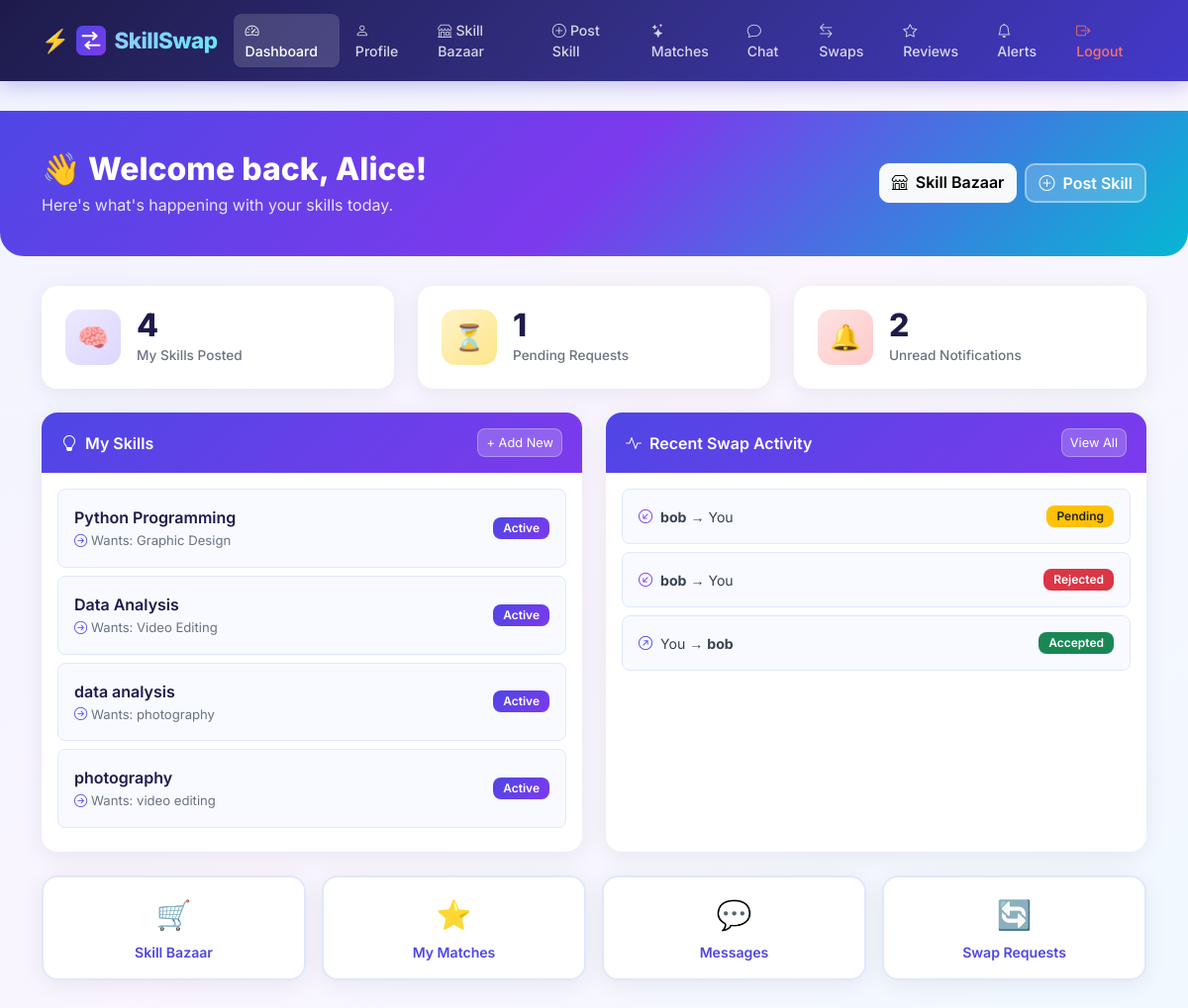
The app's page /dashboard/ (signed in) with its own data.
### core/models.py (models this page shows, shortened)
class Skill(models.Model):
    user = models.ForeignKey(User, on_delete=models.CASCADE, related_name='skills')
    name = models.CharField(max_length=100)
    description = models.TextField(blank=True)
    skill_wanted = models.CharField(max_length=100, blank=True)
    is_active = models.BooleanField(default=True)
    teaser_video = models.FileField(upload_to='skill_videos/', blank=True, null=True)
    created_at = models.DateTimeField(auto_now_add=True)

class SwapRequest(models.Model):
    STATUS_CHOICES = [
        ('pending', 'Pending'),
        ('accepted', 'Accepted'),
        ('rejected', 'Rejected'),
    ]
    from_user = models.ForeignKey(User, on_delete=models.CASCADE, related_name='sent_requests')
    to_user = models.ForeignKey(User, on_delete=models.CASCADE, related_name='received_requests')
    skill_offered = models.ForeignKey(Skill, on_delete=models.CASCADE, related_name='offered_in')
    skill_wanted_text = models.CharField(max_length=100, blank=True)
    status = models.CharField(max_length=10, choices=STATUS_CHOICES, default='pending')
    created_at = models.DateTimeField(auto_now_add=True)

### core/views.py (the view)
# urls.py: path('dashboard/', views.dashboard_view, name='dashboard'),
@login_required
def dashboard_view(request):
    create_profile_if_missing(request.user)
    my_skills = Skill.objects.filter(user=request.user, is_active=True)
    pending_requests = SwapRequest.objects.filter(to_user=request.user, status='pending').count()
    unread_notifications = Notification.objects.filter(user=request.user, is_read=False).count()
    recent_activity = SwapRequest.objects.filter(
        Q(from_user=request.user) | Q(to_user=request.user)
    ).order_by('-created_at')[:5]
    return render(request, 'dashboard.html', {
        'my_skills': my_skills,
        'pending_requests': pending_requests,
        'unread_notifications': unread_notifications,
        'recent_activity': recent_activity,
    })

### core/views.py (called while the page is built)
def create_profile_if_missing(user):
    UserProfile.objects.get_or_create(user=user)

### templates/dashboard.html (shortened to what this page needs)
{% extends 'base.html' %}
{% block nav_dashboard %}active{% endblock %}
{% block content %}
<div class="page-header">
  <div class="container">
    <div class="d-flex align-items-center justify-content-between flex-wrap gap-3">
      <div>
        <h1 class="mb-1">👋 Welcome back, {{ request.user.first_name|default:request.user.username }}!</h1>
        <p class="mb-0" style="opacity:0.85;">Here's what's happening with your skills today.</p>
      </div>
      <div class="d-flex gap-2">
        <a href="{% url 'marketplace' %}" class="btn btn-light fw-600" style="border-radius:10px; font-weight:600;">
          <i class="bi bi-shop me-1"></i> Skill Bazaar
        </a>
        <a href="{% url 'post_skill' %}" class="btn fw-600" style="background:rgba(255,255,255,0.2); color:white; border:2px solid rgba(255,255,255,0.4); border-radius:10px; font-weight:600;">
          <i class="bi bi-plus-circle me-1"></i> Post Skill
        </a>
      </div>
    </div>
  </div>
</div>
<div class="container">
  <div class="row g-4 mb-4">
    <div class="col-md-4">
      <div class="card p-4">
        <div class="d-flex align-items-center gap-3">
          <div style="width:56px;height:56px;border-radius:14px;background:linear-gradient(135deg,#ede9fe,#ddd6fe);display:flex;align-items:center;justify-content:center;font-size:1.6rem;">🧠</div>
          <div>
            <div style="font-size:2rem;font-weight:800;color:#1e1b4b;line-height:1;">{{ my_skills.count }}</div>
            <div style="font-size:0.85rem;color:#6b7280;font-weight:500;margin-top:4px;">My Skills Posted</div>
          </div>
        </div>
      </div>
    </div>
    <div class="col-md-4">
      <div class="card p-4">
        <div class="d-flex align-items-center gap-3">
          <div style="width:56px;height:56px;border-radius:14px;background:linear-gradient(135deg,#fef3c7,#fde68a);display:flex;align-items:center;justify-content:center;font-size:1.6rem;">⏳</div>
          <div>
            <div style="font-size:2rem;font-weight:800;color:#1e1b4b;line-height:1;">{{ pending_requests }}</div>
            <div style="font-size:0.85rem;color:#6b7280;font-weight:500;margin-top:4px;">Pending Requests</div>
          </div>
        </div>
      </div>
    </div>
    <div class="col-md-4">
      <div class="card p-4">
        <div class="d-flex align-items-center gap-3">
          <div style="width:56px;height:56px;border-radius:14px;background:linear-gradient(135deg,#fee2e2,#fecaca);display:flex;align-items:center;justify-content:center;font-size:1.6rem;">🔔</div>
          <div>
            <div style="font-size:2rem;font-weight:800;color:#1e1b4b;line-height:1;">{{ unread_notifications }}</div>
            <div style="font-size:0.85rem;color:#6b7280;font-weight:500;margin-top:4px;">Unread Notifications</div>
          </div>
        </div>
      </div>
    </div>
  </div>
  <div class="row g-4">
    <div class="col-md-6">
      <div class="card h-100">
        <div class="card-header d-flex align-items-center justify-content-between">
          <span><i class="bi bi-lightbulb me-2"></i>My Skills</span>
          <a href="{% url 'post_skill' %}" class="btn btn-sm" style="background:rgba(255,255,255,0.2);color:white;border-radius:8px;font-size:0.8rem;border:1px solid rgba(255,255,255,0.3);">
            + Add New
          </a>
        </div>
        <div class="card-body">
          {% if my_skills %}
            {% for skill in my_skills %}
            <div class="d-flex justify-content-between align-items-center p-3 rounded-3 mb-2" style="background:#f8faff;border:1.5px solid #e0e7ff;">
              <div>
                <div style="font-weight:600;color:#1e1b4b;">{{ skill.name }}</div>
                {% if skill.skill_wanted %}
                <div style="font-size:0.82rem;color:#6b7280;margin-top:2px;">
                  <i class="bi bi-arrow-right-circle me-1" style="color:#4f46e5;"></i>Wants: {{ skill.skill_wanted }}
                </div>
                {% endif %}
              </div>
              <span class="badge" style="background:linear-gradient(135deg,#4f46e5,#7c3aed);font-size:0.75rem;">Active</span>
            </div>
            {% endfor %}
          {% else %}
            <div class="text-center py-4">
              <div style="font-size:2.5rem;margin-bottom:8px;">🎯</div>
              <p class="text-muted mb-3">You haven't posted any skills yet.</p>
              <a href="{% url 'post_skill' %}" class="btn btn-primary btn-sm">Post Your First Skill</a>
            </div>
          {% endif %}
        </div>
      </div>
    </div>
    <div class="col-md-6">
      <div class="card h-100">
        <div class="card-header d-flex align-items-center justify-content-between">
          <span><i class="bi bi-activity me-2"></i>Recent Swap Activity</span>
          <a href="{% url 'swap_requests' %}" class="btn btn-sm" style="background:rgba(255,255,255,0.2);color:white;border-radius:8px;font-size:0.8rem;border:1px solid rgba(255,255,255,0.3);">
            View All
          </a>
        </div>
        <div class="card-body">
          {% if recent_activity %}
            {% for swap in recent_activity %}
            <div class="p-3 rounded-3 mb-2" style="background:#f8faff;border:1.5px solid #e0e7ff;">
              <div class="d-flex justify-content-between align-items-center">
                <div style="font-size:0.88rem;color:#374151;">
                  {% if swap.from_user == request.user %}
                    <i class="bi bi-arrow-up-right-circle me-1" style="color:#4f46e5;"></i>
                    You → <strong>{{ swap.to_user.username }}</strong>
                  {% else %}
                    <i class="bi bi-arrow-down-left-circle me-1" style="color:#7c3aed;"></i>
                    <strong>{{ swap.from_user.username }}</strong> → You
                  {% endif %}
                </div>
                <span class="badge {% if swap.status == 'accepted' %}bg-success{% elif swap.status == 'rejected' %}bg-danger{% else %}bg-warning text-dark{% endif %}" style="border-radius:8px;font-size:0.75rem;">
                  {{ swap.status|capfirst }}
                </span>
              </div>
            </div>
            {% endfor %}
          {% else %}
            <div class="text-center py-4">
              <div style="font-size:2.5rem;margin-bottom:8px;">🔄</div>
              <p class="text-muted mb-3">No swap activity yet.</p>
              <a href="{% url 'marketplace' %}" class="btn btn-outline-primary btn-sm">Browse Skill Bazaar</a>
            </div>
          {% endif %}
        </div>
      </div>
    </div>
  </div>
  <div class="row g-3 mt-2 mb-4">
    <div class="col-6 col-md-3">
      <a href="{% url 'marketplace' %}" class="card text-center p-3 text-decoration-none" style="border:2px solid #e0e7ff;">
        <div style="font-size:1.8rem;">🛒</div>
        <div style="font-weight:600;color:#4f46e5;font-size:0.88rem;margin-top:6px;">Skill Bazaar</div>
      </a>
    </div>
    <div class="col-6 col-md-3">
      <a href="{% url 'matches' %}" class="card text-center p-3 text-decoration-none" style="border:2px solid #e0e7ff;">
        <div style="font-size:1.8rem;">⭐</div>
        <div style="font-weight:600;color:#4f46e5;font-size:0.88rem;margin-top:6px;">My Matches</div>
      </a>
    </div>
    <div class="col-6 col-md-3">
      <a href="{% url 'chat_list' %}" class="card text-center p-3 text-decoration-none" style="border:2px solid #e0e7ff;">
        <div style="font-size:1.8rem;">💬</div>
        <div style="font-weight:600;color:#4f46e5;font-size:0.88rem;margin-top:6px;">Messages</div>
      </a>
    </div>
    <div class="col-6 col-md-3">
      <a href="{% url 'swap_requests' %}" class="card text-center p-3 text-decoration-none" style="border:2px solid #e0e7ff;">
        <div style="font-size:1.8rem;">🔄</div>
        <div style="font-weight:600;color:#4f46e5;font-size:0.88rem;margin-top:6px;">Swap Requests</div>
      </a>
    </div>
  </div>
</div>
{% endblock %}

### templates/base.html (style rules this page uses)
* { font-family: 'Inter', sans-serif; }
body { background: linear-gradient(135deg, #f0f4ff 0%, #faf5ff 50%, #f0f9ff 100%); min-height: 100vh; }
.card { border: none; border-radius: 16px; box-shadow: 0 4px 24px rgba(0,0,0,0.07); transition: transform 0.2s ease, box-shadow 0.2s ease; background: #ffffff; }
.card-header { background: linear-gradient(135deg, #4f46e5, #7c3aed); color: white; border-radius: 16px 16px 0 0 !important; font-weight: 600; padding: 16px 20px; border: none; }
.badge { border-radius: 8px; font-weight: 600; padding: 5px 10px; }
.page-header { background: linear-gradient(135deg, #4f46e5 0%, #7c3aed 50%, #06b6d4 100%); color: white; padding: 40px 0; margin-bottom: 30px; border-radius: 0 0 24px 24px; }
.page-header h1 { font-weight: 800; font-size: 2rem; }

### records on screen
Skill: name "Python Programming", skill_wanted "Graphic Design"
Skill: name "Data Analysis", skill_wanted "Video Editing"
Skill: name "data analysis", skill_wanted "photography"
Skill: name "photography", skill_wanted "video editing"
SwapRequest: from_user.username "bob", status "Pending"
SwapRequest: from_user.username "bob", status "Rejected"
SwapRequest: to_user.username "bob", status "Accepted"

### other values on screen
{{ request.user.first_name|default:request.user.username }} "Alice"
{{ my_skills.count }} "4"
{{ pending_requests }} "1"
{{ unread_notifications }} "2"
